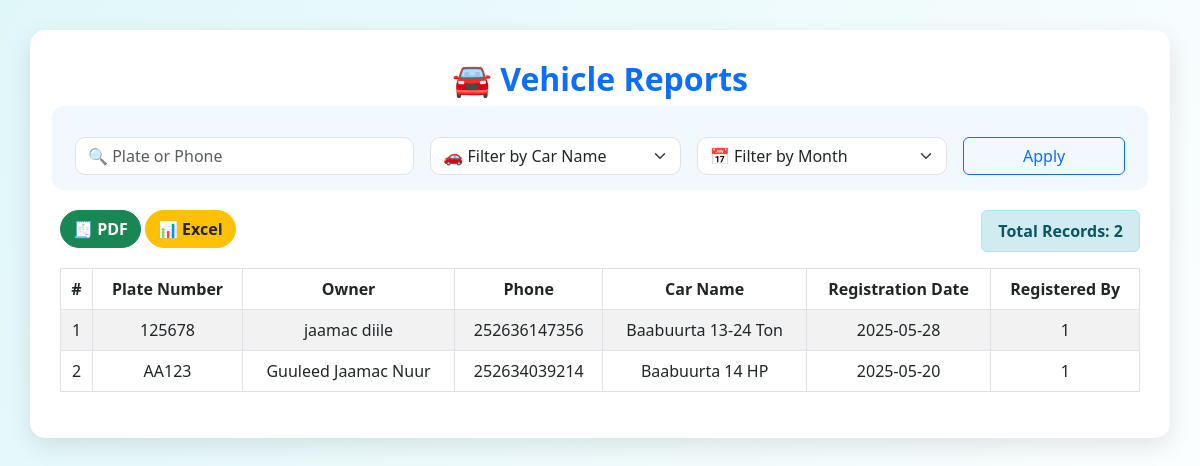
Screenshot of /dashboard/reports.php (signed in) with the database file from the repository.
### tables this page shows
CREATE TABLE `vehiclemanagement` (
  `id` int(11) NOT NULL,
  `platenumber` varchar(50) NOT NULL,
  `vehicletype` varchar(100) NOT NULL,
  `carname` varchar(100) DEFAULT NULL,
  `owner` varchar(100) NOT NULL,
  `registration_date` date NOT NULL,
  `created_at` timestamp NOT NULL DEFAULT current_timestamp(),
  `mother_name` varchar(100) DEFAULT NULL,
  `phone` varchar(20) DEFAULT NULL,
  `user_id` int(11) DEFAULT NULL,
  `model` varchar(100) DEFAULT NULL
);

### dashboard/reports.php (the view, shortened to what this page needs)
<?php
include '../db.php';
$search = $_GET['search'] ?? "";
$where = [];
$where_clause = count($where) ? "WHERE " . implode(" AND ", $where) : "";
$sql = "SELECT * FROM vehiclemanagement $where_clause ORDER BY id DESC";
$result = $conn->query($sql);
?>
<!DOCTYPE html>
<html lang="en">
<head>
  <link href="https://cdn.jsdelivr.net/npm/bootstrap@5.3.0/dist/css/bootstrap.min.css" rel="stylesheet">
</head>
<body>
<div class="wrapper">
  <div class="container card-style">
    <h2 class="text-center mb-4 title">🚘 Vehicle Reports</h2>
    <form method="GET" class="row g-3 filter-bar">
      <div class="col-md-4">
        <input type="text" name="search" class="form-control" placeholder="🔍 Plate or Phone" value="<?= htmlspecialchars($search) ?>">
      </div>
      <div class="col-md-3">
        <select name="carname" class="form-select">
          <option value="">🚗 Filter by Car Name</option>
        </select>
      </div>
      <div class="col-md-3">
        <select name="month" class="form-select">
          <option value="">📅 Filter by Month</option>
        </select>
      </div>
      <div class="col-md-2 d-grid">
        <button type="submit" class="btn btn-outline-primary">Apply</button>
      </div>
    </form>
    <div class="d-flex justify-content-between mb-3">
      <div>
        <button onclick="confirmAndDownload('pdf')" class="btn btn-success btn-export">🧾 PDF</button>
        <button onclick="confirmAndDownload('excel')" class="btn btn-warning text-dark btn-export">📊 Excel</button>
      </div>
      <div class="alert alert-info mb-0 py-2 px-3">
        Total Records: <?= $result->num_rows ?>
      </div>
    </div>
    <div class="table-responsive">
      <table id="vehicleTable" class="table table-striped table-bordered text-center align-middle">
        <thead>
          <tr>
            <th>#</th>
            <th>Plate Number</th>
            <th>Owner</th>
            <th>Phone</th>
            <th>Car Name</th>
            <th>Registration Date</th>
            <th>Registered By</th>
          </tr>
        </thead>
        <tbody>
          <?php $i = 1; while ($row = $result->fetch_assoc()): ?>
            <tr>
              <td><?= $i++ ?></td>
              <td><?= htmlspecialchars($row['platenumber']) ?></td>
              <td><?= htmlspecialchars($row['owner']) ?></td>
              <td><?= htmlspecialchars($row['phone']) ?></td>
              <td><?= htmlspecialchars($row['carname']) ?></td>
              <td><?= htmlspecialchars($row['registration_date']) ?></td>
              <td><?= htmlspecialchars($row['user_id']) ?></td>
            </tr>
          <?php endwhile; ?>
        </tbody>
      </table>
    </div>
  </div>
</div>
</body>
</html>

### dashboard/reports.php (style rules this page uses)
html, body { height: 100%; margin: 0; overflow: hidden; font-family: "Segoe UI", sans-serif; background: linear-gradient(120deg, #e0f7fa, #ffffff); }
.wrapper { height: 100vh; overflow-y: auto; padding: 30px; }
.title { color: #0d6efd; font-weight: bold; }
.card-style { background-color: white; border-radius: 15px; box-shadow: 0 8px 25px rgba(0,0,0,0.1); padding: 30px; animation: fadeIn 0.5s ease-in-out; }
.btn-export { border-radius: 30px; font-weight: bold; }
.form-control, .form-select { border-radius: 10px; }
.filter-bar { background: #f1f9ff; padding: 15px; border-radius: 12px; margin-bottom: 20px; }
.alert-info { background: #d1ecf1; color: #0c5460; font-weight: bold; }
table th { background-color: #007bff; color: white; }

### rows the page displays
vehiclemanagement: platenumber "125678", owner "jaamac diile", phone "252636147356", carname "Baabuurta 13-24 Ton", registration_date "2025-05-28", user "1"
vehiclemanagement: platenumber "AA123", owner "Guuleed Jaamac Nuur", phone "252634039214", carname "Baabuurta 14 HP", registration_date "2025-05-20", user "1"

### other values shown
$result->num_rows "2"
